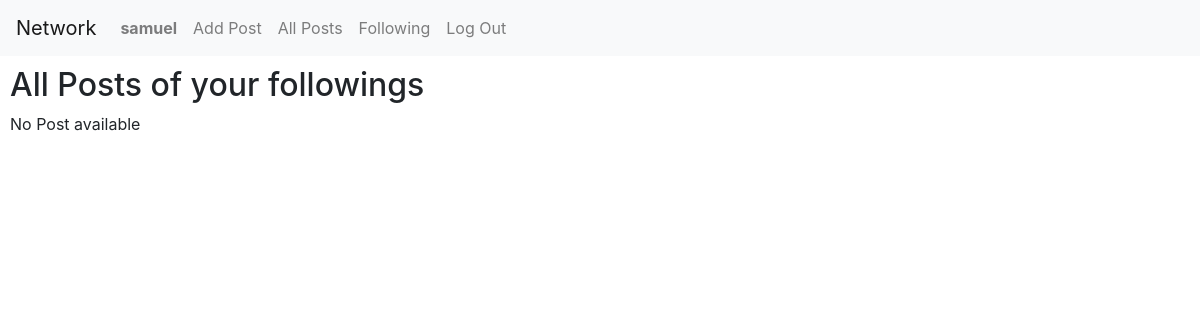
/followings (signed in), run on an earlier commit of the app's database.
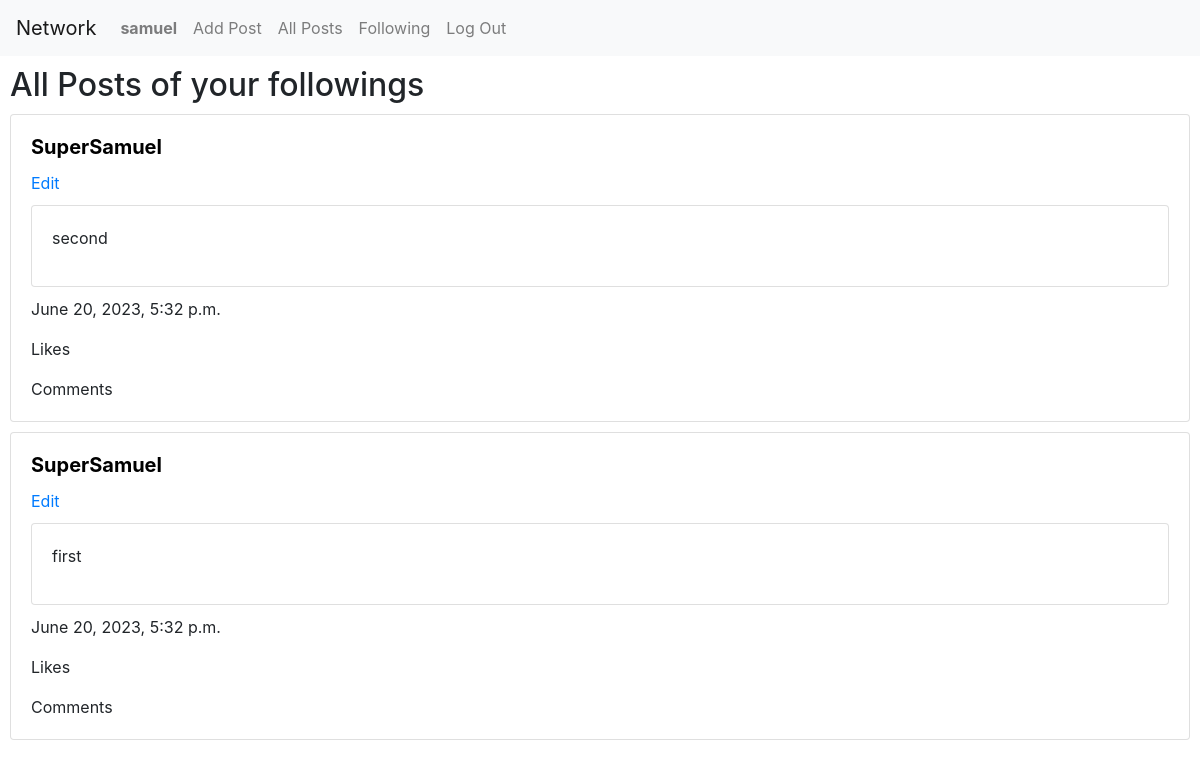
And on a later commit of the database.
### network/models.py (models this page shows, shortened)
class Posts(models.Model):
    posted_date = models.DateTimeField("Posted date", auto_now_add=True)
    last_update = models.DateTimeField("Last update", auto_now=True)
    content = models.TextField("Post content")
    author = models.ForeignKey(User, on_delete=models.CASCADE)

class User(AbstractUser):
    pass

### network/views.py (the view)
# urls.py: path("followings", views.followings, name="followings"),
def followings(request):
    user = User.objects.get(pk=request.user.id)
    followings = [following.user for following in user.following.all()]
    posts = Posts.objects.filter(author__in=followings).order_by('-posted_date')
    return render(request, "network/following.html", {
        "all_posts": posts,
        "following": followings
    })

### network/templates/network/following.html
{% extends "network/layout.html" %}
{% block body %}
    <h2>All Posts of your followings</h2>
    {% if user.is_authenticated %}
        {% include "network/render_posts.html" with posts=all_posts %}
    {% else %}
    <h1>Sorry, you must be authenticated to see this view...</h1>
    <a href="{% url 'login' %}">Login here</a>
    {% endif %}
{% endblock %}

### network/templates/network/render_posts.html
{% for post in posts %}
<div class="card">
    <div class="card-body">
        <h5 class="card-title">
            <a href="{% url 'user_profile' post.author.id %}" style="color: black">
                <Strong>{{ post.author }}</Strong>
            </a>
        </h5>
        <a href="#" >Edit</a>
        <div class="card">
            <p class="card-body">{{ post.content }}</p>
        </div>
        <p class="card-text">{{ post.posted_date }}</p>
        <p class="card-text">Likes</p>
        <p class="card-text">Comments</p>
    </div>
</div>
{% empty %}
    No Post available
{% endfor %}

What changed in the data, as far as the page shows it:
added Posts: author "SuperSamuel", content "second", posted_date "June 20, 2023, 5:32 p.m."
added Posts: author "SuperSamuel", content "first", posted_date "June 20, 2023, 5:32 p.m."
Also different on the page:
text no longer shown: "No Post available"
